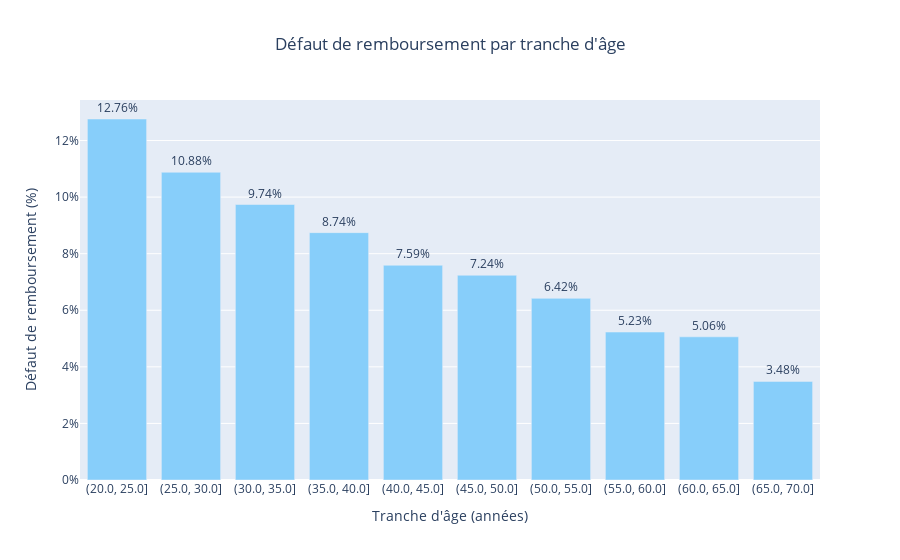

Notebook source saved alongside this figure:
### Code cell
perform_eda(df)

### Figure 1 — Plotly figure (JSON) as saved in the notebook; plotly's stock layout.template omitted (floating-point values rounded to 4 significant figures)
{"data": [{"alignmentgroup": "True", "hovertemplate": "YEARS_BINNED=%{x}<br>Défaut de remboursement (%)', 'YEARS_BINNED': 'Tranche d'âge (années)=%{text}<extra></extra>", "legendgroup": "", "marker": {"color": "lightskyblue", "pattern": {"shape": ""}}, "name": "", "offsetgroup": "", "orientation": "v", "showlegend": false, "text": [0.1276, 0.1088, 0.09738, 0.08744, 0.07591, 0.07237, 0.06421, 0.05231, 0.05061, 0.03485], "textposition": "outside", "texttemplate": "%{text:.2%}", "type": "bar", "x": ["(20.0, 25.0]", "(25.0, 30.0]", "(30.0, 35.0]", "(35.0, 40.0]", "(40.0, 45.0]", "(45.0, 50.0]", "(50.0, 55.0]", "(55.0, 60.0]", "(60.0, 65.0]", "(65.0, 70.0]"], "xaxis": "x", "y": [0.1276, 0.1088, 0.09738, 0.08744, 0.07591, 0.07237, 0.06421, 0.05231, 0.05061, 0.03485], "yaxis": "y"}], "layout": {"barmode": "relative", "legend": {"tracegroupgap": 0}, "title": {"text": "Défaut de remboursement par tranche d'âge", "x": 0.5}, "xaxis": {"anchor": "y", "domain": [0, 1], "title": {"text": "Tranche d'âge (années)"}}, "yaxis": {"anchor": "x", "domain": [0, 1], "tickformat": ".0%", "title": {"text": "Défaut de remboursement (%)"}}}}
